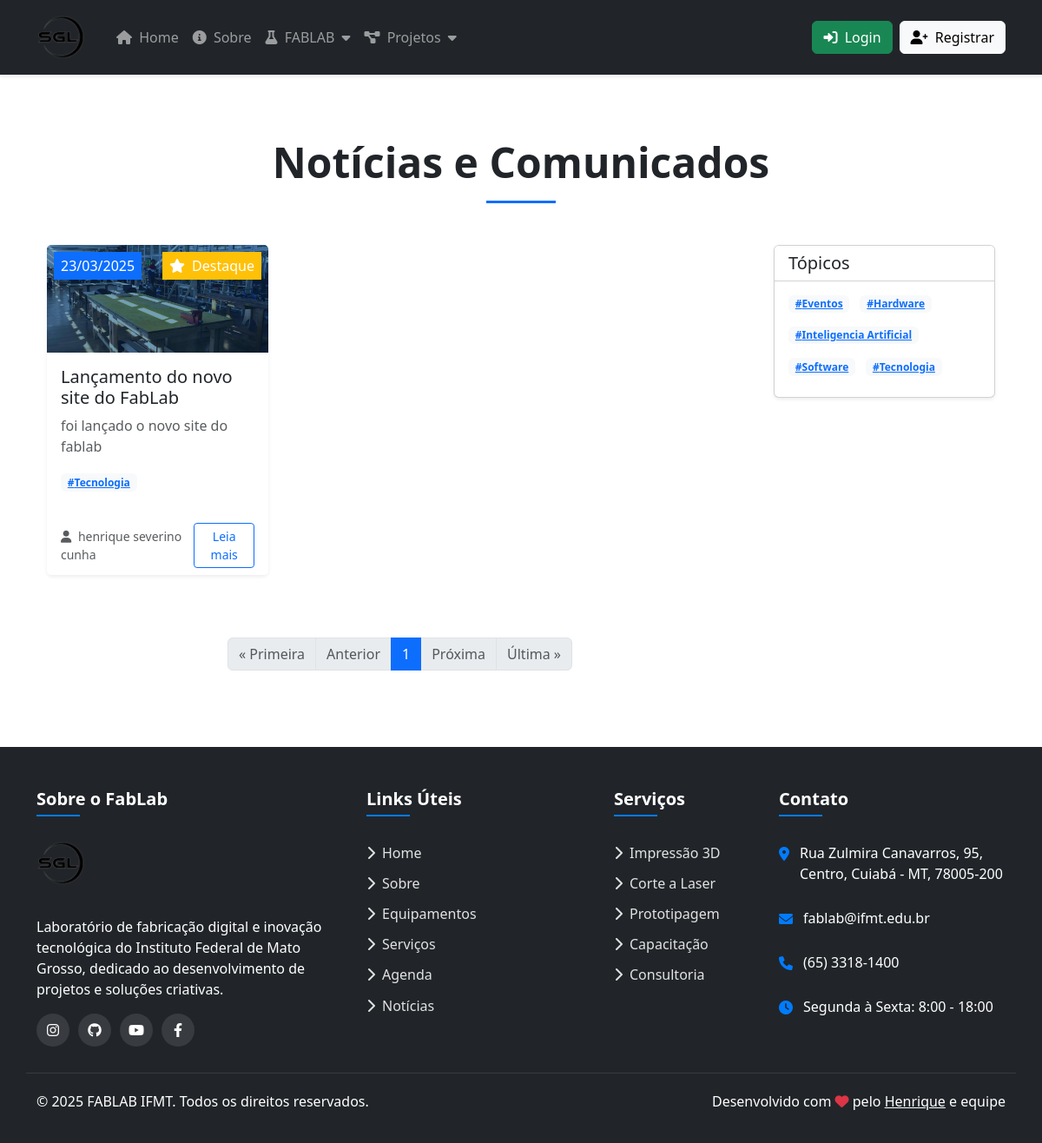
/options/noticias/, run on the app's committed database.
### options/models.py (models this page shows, shortened)
class Noticia(models.Model):
    titulo = models.CharField(max_length=200)
    slug = models.SlugField(max_length=200, unique=True, help_text="URL amigável baseada no título")
    resumo = models.TextField(help_text="Resumo curto da notícia (exibido na listagem)")
    conteudo = models.TextField(help_text="Conteúdo completo da notícia")
    imagem = models.ImageField(upload_to='noticias/', help_text="Imagem principal da notícia")
    data_publicacao = models.DateTimeField(auto_now_add=True)
    data_atualizacao = models.DateTimeField(auto_now=True)
    autor = models.ForeignKey(settings.AUTH_USER_MODEL, on_delete=models.SET_NULL, null=True, blank=True, related_name='noticias')
    hashtags = models.ManyToManyField(Hashtag, blank=True, related_name='noticias')
    publicado = models.BooleanField(default=True, help_text="Se marcado, a notícia será visível no site")
    mostrar_na_home = models.BooleanField(default=False, help_text="Se marcado, a notícia será exibida na página inicial")
    destaque = models.BooleanField(default=False, help_text="Se marcado, receberá destaque visual")
    class Meta:
        ordering = ['-data_publicacao']
        verbose_name = 'Notícia'
        verbose_name_plural = 'Notícias'
    def get_absolute_url(self):
        return reverse('options:noticia_detalhe', args=[self.slug])

class Hashtag(models.Model):
    nome = models.CharField(max_length=50, unique=True)
    slug = models.SlugField(max_length=50, unique=True)
    class Meta:
        ordering = ['nome']
        verbose_name = 'Hashtag'
        verbose_name_plural = 'Hashtags'

### users/models.py (models this page shows, shortened)
class CustomUser(AbstractUser):
    username = None
    first_name = models.CharField(_("first name"), max_length=150, blank=False)
    last_name = models.CharField(_("last name"), max_length=150, blank=False)
    email = models.EmailField(_("email address"), blank=False, unique=True,
                              error_messages={"unique": _("Um usuário com este email já está cadastrado.")})
    id = models.CharField(_("matricula"),
        max_length=13,
        unique=True,
        primary_key=True,
        help_text=_(
            "Seu número de matrícula do SUAP ou SIAPE. Apenas números."
        ),
        error_messages={
            "unique": _("Um usuário com este número de matrícula já está cadastrado.")
        }
    )
    USERNAME_FIELD = "id"
    REQUIRED_FIELDS = ["first_name", "last_name", "email"]
    objects = CustomUserManager()

### options/views.py (the view)
# urls.py: path('noticias/', views.noticias_lista, name='noticias'),
def noticias_lista(request):
    noticias_lista = Noticia.objects.filter(publicado=True)
    todas_hashtags = Hashtag.objects.all()
    paginator = Paginator(noticias_lista, 9)  # 9 notícias por página (3x3)
    page = request.GET.get('page')
    noticias = paginator.get_page(page)
    return render(request, 'noticias.html', {
        'noticias': noticias,
        'hashtags': todas_hashtags,
        'titulo': 'Notícias e Comunicados'
    })

### logs/context_processors.py (called while the page is built, shortened)
def pending_events_count(request):
    context = {}
    return context

### options/templates/noticias.html (shortened to what this page needs)
{% extends 'layout.html' %}
{% load static %}
{% block content %}
<div class="container py-5">
  <div class="row mb-5">
    <div class="col-12">
      <h1 class="display-5 fw-bold text-center">{{ titulo|default:"Notícias e Comunicados" }}</h1>
      <div class="text-center">
        <div class="mx-auto bg-primary" style="height: 3px; width: 80px; margin-top: 15px;"></div>
      </div>
    </div>
  </div>
  <div class="row">
    <div class="col-lg-9">
      {% if noticias %}
        <div class="row g-4">
          {% for noticia in noticias %}
            <div class="col-md-6 col-lg-4 mb-4">
              <div class="card h-100 border-0 shadow-sm news-card">
                <div class="position-relative">
                  <img src="{{ noticia.imagem.url }}" alt="{{ noticia.titulo }}" class="card-img-top">
                  <div class="position-absolute top-0 start-0 bg-primary text-white py-1 px-2 m-2">
                    {{ noticia.data_publicacao|date:"d/m/Y" }}
                  </div>
                  {% if noticia.destaque %}
                    <div class="position-absolute top-0 end-0 bg-warning text-white py-1 px-2 m-2">
                      <i class="fas fa-star me-1"></i> Destaque
                    </div>
                  {% endif %}
                </div>
                <div class="card-body">
                  <h5 class="card-title">{{ noticia.titulo }}</h5>
                  <p class="card-text text-muted">{{ noticia.resumo|truncatechars:120 }}</p>
                  {% if noticia.hashtags.all %}
                  <div class="mt-2 mb-2">
                    {% for tag in noticia.hashtags.all %}
                      <a href="{% url 'options:noticias_por_tag' tag.slug %}" class="badge bg-light text-primary me-1 mb-1">
                        #{{ tag.nome }}
                      </a>
                    {% endfor %}
                  </div>
                  {% endif %}
                </div>
                <div class="card-footer bg-white border-0">
                  <div class="d-flex justify-content-between align-items-center">
                    <small class="text-muted">
                      {% if noticia.autor %}
                        <i class="fas fa-user me-1"></i> {{ noticia.autor.get_full_name|default:noticia.autor.username }}
                      {% endif %}
                    </small>
                    <a href="{{ noticia.get_absolute_url }}" class="btn btn-sm btn-outline-primary">Leia mais</a>
                  </div>
                </div>
              </div>
            </div>
          {% endfor %}
        </div>
        <div class="row mt-5">
          <div class="col-12">
            <nav aria-label="Navegação de páginas">
              <ul class="pagination justify-content-center">
                {% if noticias.has_previous %}
                  <li class="page-item">
                    <a class="page-link" href="?page=1">&laquo; Primeira</a>
                  </li>
                  <li class="page-item">
                    <a class="page-link" href="?page={{ noticias.previous_page_number }}">Anterior</a>
                  </li>
                {% else %}
                  <li class="page-item disabled">
                    <span class="page-link">&laquo; Primeira</span>
                  </li>
                  <li class="page-item disabled">
                    <span class="page-link">Anterior</span>
                  </li>
                {% endif %}
                {% for i in noticias.paginator.page_range %}
                  {% if noticias.number == i %}
                    <li class="page-item active">
                      <span class="page-link">{{ i }} <span class="sr-only">(atual)</span></span>
                    </li>
                  {% elif i > noticias.number|add:'-3' and i < noticias.number|add:'3' %}
                    <li class="page-item">
                      <a class="page-link" href="?page={{ i }}">{{ i }}</a>
                    </li>
                  {% endif %}
                {% endfor %}
                {% if noticias.has_next %}
                  <li class="page-item">
                    <a class="page-link" href="?page={{ noticias.next_page_number }}">Próxima</a>
                  </li>
                  <li class="page-item">
                    <a class="page-link" href="?page={{ noticias.paginator.num_pages }}">Última &raquo;</a>
                  </li>
                {% else %}
                  <li class="page-item disabled">
                    <span class="page-link">Próxima</span>
                  </li>
                  <li class="page-item disabled">
                    <span class="page-link">Última &raquo;</span>
                  </li>
                {% endif %}
              </ul>
            </nav>
          </div>
        </div>
      {% else %}
        <div class="alert alert-info">
          <i class="fas fa-info-circle fa-2x mb-3"></i>
          <h4>Nenhuma notícia disponível</h4>
          <p>No momento não há notícias publicadas. Volte em breve para novidades.</p>
        </div>
      {% endif %}
    </div>
    <div class="col-lg-3">
      {% if hashtags %}
      <div class="card shadow-sm mb-4 sticky-lg-top" style="top: 100px; z-index: 990;">
        <div class="card-header bg-white">
          <h5 class="mb-0">Tópicos</h5>
        </div>
        <div class="card-body">
          <div class="d-flex flex-wrap gap-2">
            {% for tag in hashtags %}
              <a href="{% url 'options:noticias_por_tag' tag.slug %}"
                 class="badge bg-light text-primary me-1 mb-2 {% if tag_atual == tag %}active{% endif %}">
                #{{ tag.nome }}
              </a>
            {% endfor %}
          </div>
        </div>
      </div>
      {% endif %}
    </div>
  </div>
</div>
{% endblock %}

### static/style.css (style rules this page uses)
html, body { height: 100%; margin: 0; }
body { display: flex; flex-direction: column; }

### templates/layout.html (style rules this page uses)
:root { --primary-color: #007bff; --secondary-color: #6c757d; --accent-color: #28a745; --danger-color: #dc3545; }
body { display: flex; flex-direction: column; min-height: 100vh; }

### data on the page
Noticia: imagem (picture), data_publicacao "23/03/2025", destaque True (drawn), titulo "Lançamento do novo site do FabLab", resumo "foi lançado o novo site do fablab", autor.get_full_name "henrique severino cunha"
Hashtag: nome "Tecnologia"
Hashtag: nome "Eventos"
Hashtag: nome "Hardware"
Hashtag: nome "Inteligencia Artificial"
Hashtag: nome "Software"

### other printed values
{{ titulo|default:"Notícias e Comunicados" }} "Notícias e Comunicados"
{{ i }} "1"
